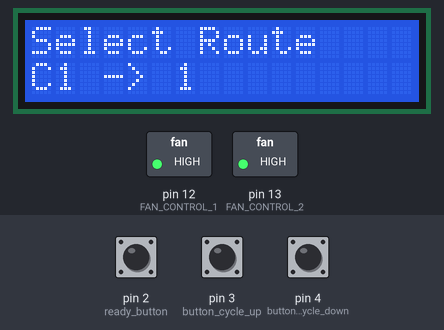
Recording of a sketch running on a simulated Arduino Mega 2560, built with avr-gcc and run on an emulated ATmega2560. Parts: 16×2 character LCD, switched loads named in the sketch (green lamp = pin HIGH). The inputs (shaded band) are chosen by the test bench; at power-on: pin 2 (ready_button) HIGH, pin 4 (button_cycle_down) HIGH, pin 3 (button_cycle_up) LOW.

Above: at 1.2 s.
1.3 s: pin 2 (ready_button) pulled LOW for 0.15 s
At 3.1 s:
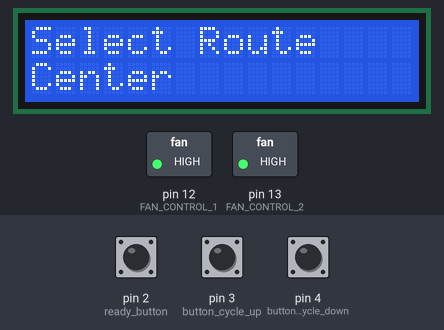
3.9 s: pin 4 (button_cycle_down) pulled LOW for 0.15 s
At 5.3 s:
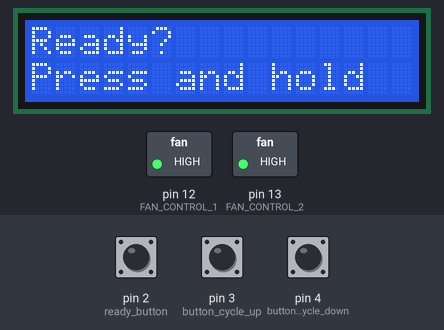
7.0 s: pin 2 (ready_button) pulled LOW for 3.2 s
At 10.5 s:
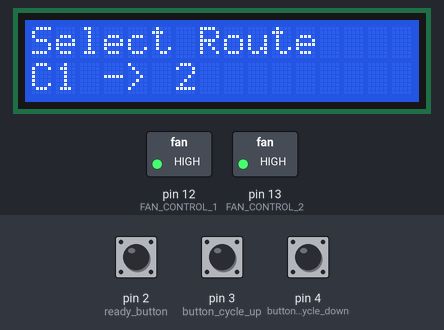
11.7 s: pin 4 (button_cycle_down) pulled LOW for 1 s
At 12.5 s:
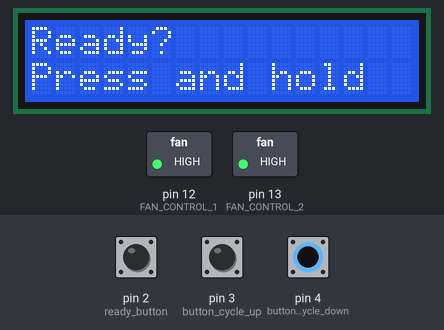
15.7 s: pin 2 (ready_button) pulled LOW for 3.2 s
At 20.0 s:
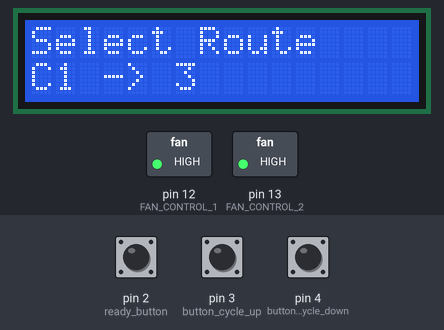
20.4 s: pin 4 (button_cycle_down) pulled LOW for 0.15 s
At 26.6 s:
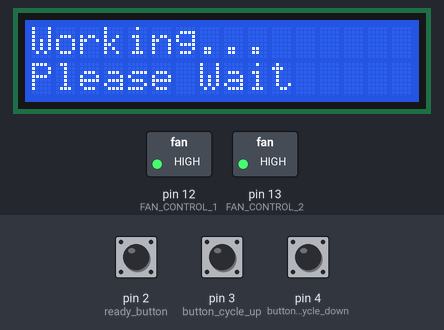
Timing chart, 0 to 26.9 s (numbered marks = the images above; inputs shaded):
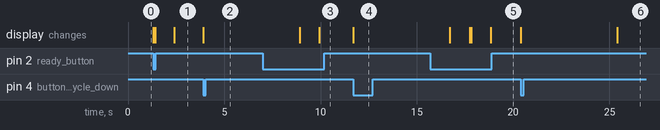

The sketch:

Arduino_Mega_May_6.ino
```cpp
//Including LCD Display Library.
#include <LiquidCrystal.h>

//Initialize the LCD library by associating any needed LCD interface with the arduino pin number it is connected to.
const int rs = 10, en = 9, d4 = 8, d5 = 7, d6 = 6, d7 = 5;
LiquidCrystal lcd(rs, en, d4, d5, d6, d7);

String Routes [4] = {"C1 -> 1", "C1 -> 2", "C1 -> 3", "Center"}; //Array containing list of available routes to cycle through for the LCD display.

int cycle_val = 0; //Integer used to index through Routes Array.
int ready_button = 2; //Assigning ready button to digital pin 8.
int button_cycle_up = 3; //Assigning cycle up button to digital pin 9.
int button_cycle_down = 4; //Assigning cycle down button to digital pin 10.
int button_ready_state; //Variable used to determine state of ready button.
int button_up_state; //Variable used to determine state of cycle up button.
int button_down_state; //Variable used to determine state of cycle down button.

int FAN_CONTROL_1 = 12;
int FAN_CONTROL_2 = 13;


void setup() {
  lcd.begin(16, 2); //Define size of LCD
  Serial1.begin(9600); //Set baud rate of outgoing serial communication channel 1.
  Serial2.begin(9600); //Set baud rate of outgoing serial communication channel 2.
  pinMode(ready_button, INPUT); //Set ready button as input with pull up resistance.
  pinMode(button_cycle_up, INPUT); //Set cycle up button as input with pull up resistance.
  pinMode(button_cycle_down, INPUT); //Set cycle down button as input with pull down resistance.
  pinMode(FAN_CONTROL_1, OUTPUT);
  pinMode(FAN_CONTROL_2, OUTPUT);
  digitalWrite(FAN_CONTROL_1, HIGH);
  digitalWrite(FAN_CONTROL_2, HIGH);
}

void loop() {
  lcd.setCursor(0, 0); //Sets LCD cursor to 0,0.
  lcd.print("Select Route     "); //Writes Select Route on top row.
  lcd.setCursor(0, 1); //Sets LCD cursor to 0,1.
  lcd.print(Routes[cycle_val] + "     "); //Writes the desired route from the Routes array based on the value of cycle_val.
  button_up_state = digitalRead(button_cycle_up); //Reads the voltage from up button.
  button_down_state = digitalRead(button_cycle_down); //Reads the voltage from down button.
  button_ready_state = digitalRead(ready_button); //Reads the voltage from rady button.

   if (button_up_state == HIGH && button_down_state == LOW && button_ready_state == LOW) { //If the up button is pressed with no other buttons
    cycle_val += 1; //Increase cycle_val by 1.
    if (cycle_val >= 4) { //Keeps cycle_val from going over array indexing values.
      cycle_val = -1; //Sets cycle_val to 0.
    }
    else {
      lcd.setCursor(0, 1); //Sets LCD cursor to 0,1.
      lcd.print(Routes[cycle_val] + "        "); //Writes the desired route from the Routes array based on the value of cycle_val.
      delay(1000); //Delay 1 second.
    }
   }

   if (button_up_state == LOW && button_down_state == HIGH && button_ready_state == LOW) { //If the down button is pressed with no other buttons.
    cycle_val -= 1; //Decrease cycle_val by 1.
    if (cycle_val < 0) { //Keeps cycle_val from going under array indexing values.
      cycle_val = 4; //Sets cycle_val to 7.
    }
    else {
      lcd.setCursor(0, 1); //Sets LCD cursor to 0,1.
      lcd.print(Routes[cycle_val] + "        "); //Writes the desired route from the Routes array based on the value of cycle_val
      delay(1000); //Delay 1 second.
    }
   }

   if (button_up_state == LOW && button_down_state == LOW && button_ready_state == HIGH) { //If the ready button is pressed with no other buttons.
      lcd.clear(); //Clears the LCD display.
      lcd.setCursor(0, 0); //Sets LCD cursor to 0,0.
      lcd.print("Ready?"); //Writes Ready? on the top row of the LCD.
      lcd.setCursor(0, 1); //Sets LCD cursor to 0,1.
      lcd.print("Press and hold"); //Writes Press and hold on the bottom row of the LCD.
      delay(5000); //Delay 5 seconds to allow user to press and hold ready button.
      button_ready_state = digitalRead(ready_button); //Reads voltage of ready button.
      if (button_up_state == LOW && button_down_state == LOW && button_ready_state == HIGH) { //If ready button is held down and no other buttons are pressed.
        lcd.clear(); //Clears the LCD display.
        lcd.setCursor(0, 0); //Sets LCD cursor to 0,0.
        lcd.print("Working...        "); //Writes Working... on the top row of the LCD.
        lcd.setCursor(0, 1); //Sets LCD cursor to 0,1.
        lcd.print("Please Wait"); //Writes Please Wait on the bottom row of the LCD.
        Serial1.write(cycle_val); //Sends cycle_val to dispensing Arduino Uno
        Serial2.write(cycle_val); //Sends cycle_val to gantry movement Arduino Uno
        delay(100000);
        lcd.clear(); //Clears the LCD display.
      }
      else {
      lcd.clear(); //Clears the LCD display.
      lcd.setCursor(0, 0); //Sets the LCD cursor to 0,0.
      lcd.print("Select Route     "); //Wirtes Select Route on the top row of the LCD.
      }
   }
}
```

Measured:
- after the input at 1.3 s, the display: first changes at once (image 1 shows a later state)
- after the input at 3.9 s, the display: changes at once (image 2)
- after the input at 7.0 s, the display: first changes after 1.9 s (image 3 shows a later state)
- after the input at 11.7 s, the display: changes at once (image 4)
- after the input at 15.7 s, the display: first changes after 1.0 s (image 5 shows a later state)
- after the input at 20.4 s, the display: first changes at once (image 6 shows a later state)
